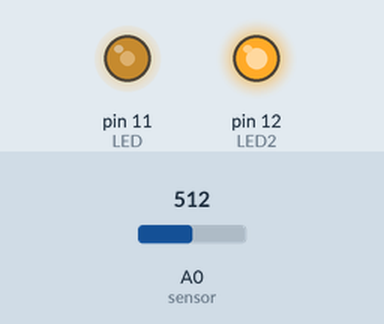
A sketch run on a simulated Arduino Uno, built with avr-gcc and run on an emulated ATmega328P. Parts: output pins drawn as LEDs (lit = HIGH). Inputs (shaded band) come from the test bench; at power-on: A0 (sensor) = 512.

Above: at 1.2 s.
1.3 s: A0 (sensor) set to 716
At 2.4 s:
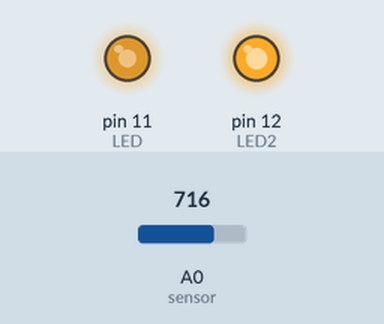
2.8 s: A0 (sensor) set to 900
At 3.5 s:
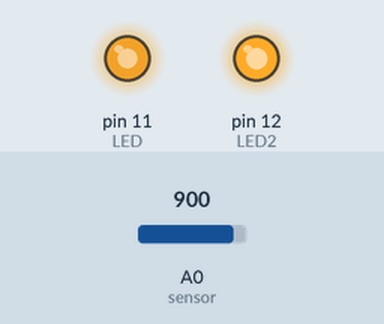
4.3 s: A0 (sensor) set to 511
At 4.6 s:
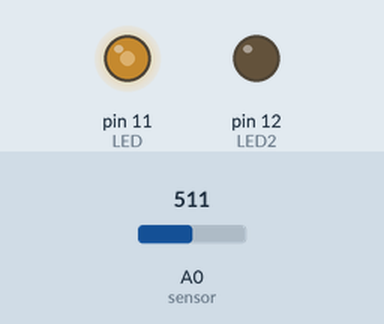
5.8 s: A0 (sensor) set to 122
At 6.9 s:
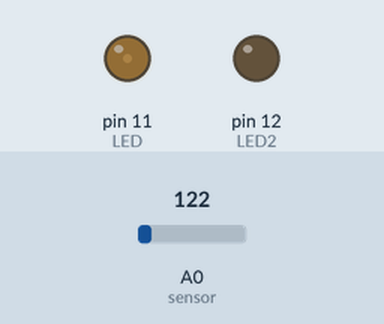
7.3 s: A0 (sensor) set to 0
At 8.1 s:
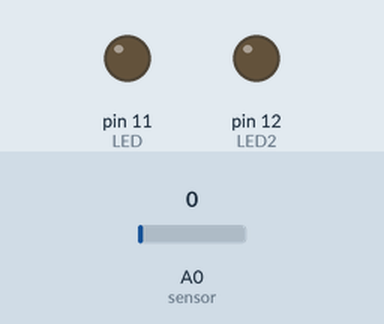
Timing chart, 0 to 9.8 s (numbered marks = the images above; inputs shaded):
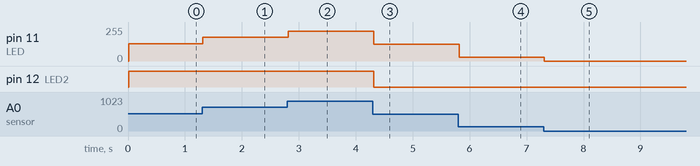

The sketch:

analog_led_pot.ino
```cpp
const int sensor = A0; // creates a fixed variable called a sensor and assigned
const int LED =  11; // creates a fixed variable called LED and assigns value
const int LED2 =  12;
int value = 0;


void setup() {
  // put your setup code here, to run once:
pinMode(LED, OUTPUT);
pinMode(LED2, OUTPUT);
// note: no need to initialize pinMode for analog input


}

void loop() {
  // put your main code here, to run repeatedly:
value = analogRead(sensor); // reads sensor pin and assigns to value
delay(10); //debounce delay
// LED wants 0-255, 0-1023  are the values from the sensor
value = value/4; // divinding value by 4 reduces range to max 255
analogWrite(LED, value);
analogWrite(LED2, value);

}
```

Measured:
- after the input at 1.3 s, pin 11 (LED): 128/255 → 179/255 at once
- after the input at 2.8 s, pin 11 (LED): 179/255 → 225/255 at once
- after the input at 4.3 s, pin 11 (LED): 225/255 → 127/255 at once; pin 12 (LED2): HIGH → LOW at once
- after the input at 5.8 s, pin 11 (LED): 127/255 → 30/255 at once
- after the input at 7.3 s, pin 11 (LED): 30/255 → 0/255 at once
